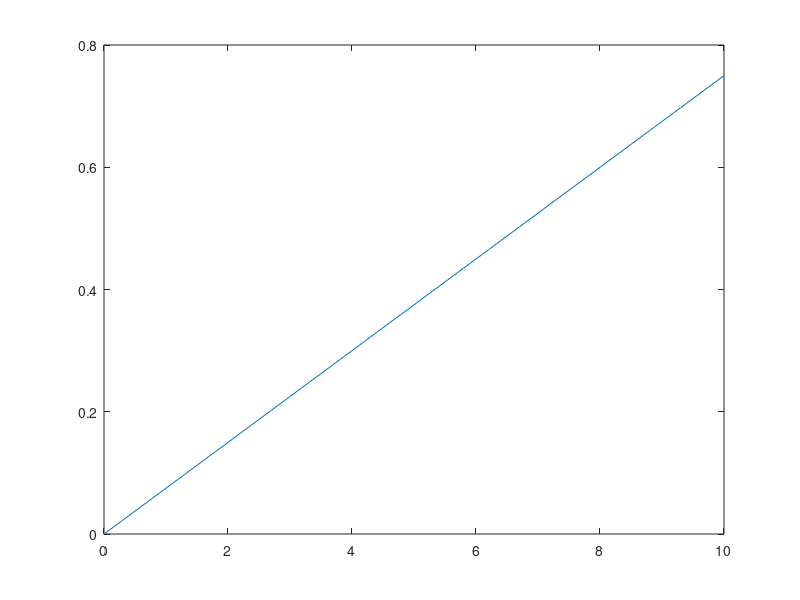

Source code (MATLAB): (Note: this script raises an error after producing the figure.)
K = 0.75;
R = 10e3;
C = 1e-7;
T = R * C;
num =[0 K];
den = [T 1];
G = tf(num,den);
t=0:0.1:10;
u_ramp = 0.1 * t;
[y,t]=lsim(G,u_ramp,t);
plot(t,y);
info = stepinfo(y, t);      
hold on
